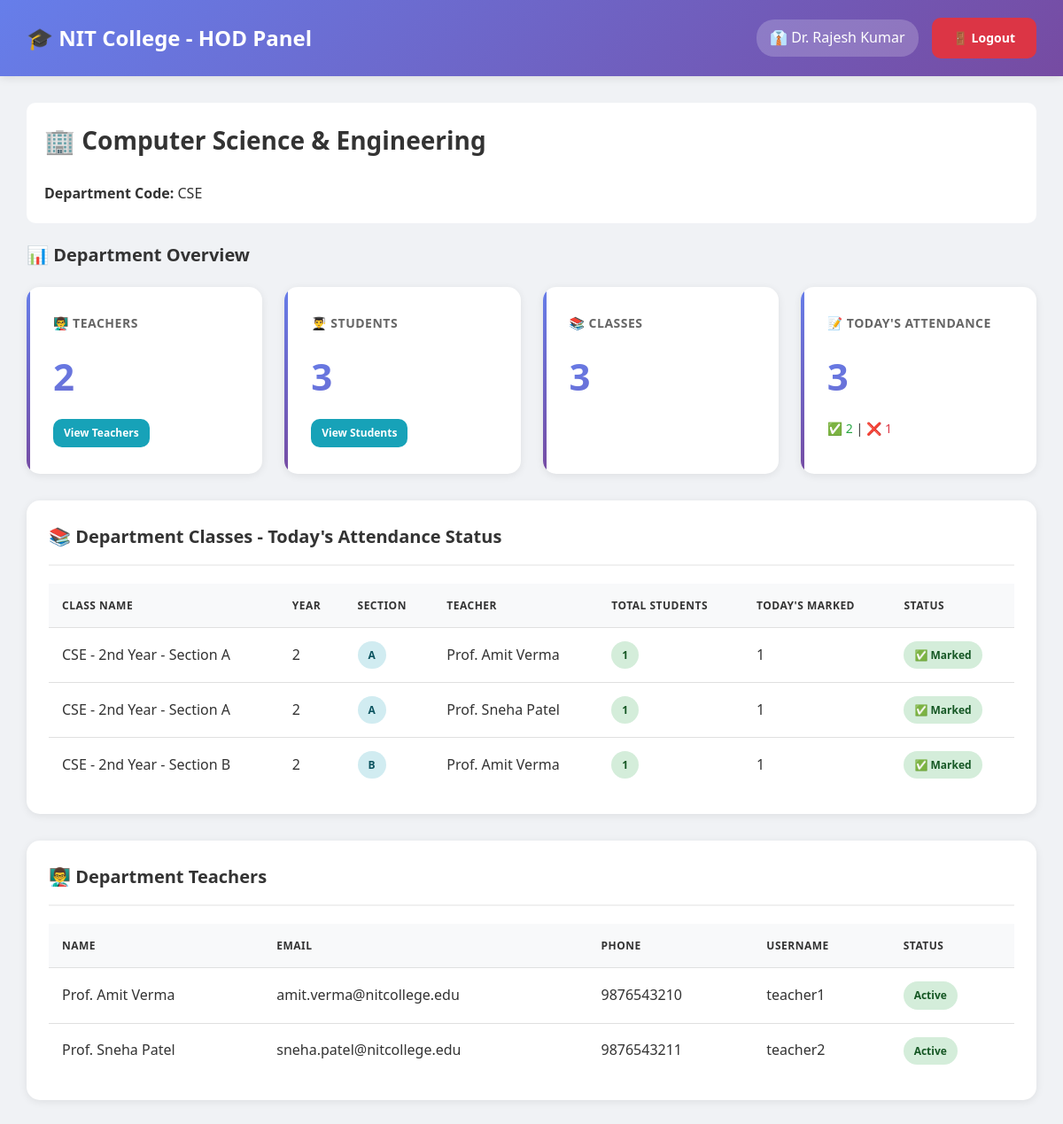
Page /hod/index.php (signed in) on the committed database.
### tables this page shows
CREATE TABLE users (
    id INT AUTO_INCREMENT PRIMARY KEY,
    username VARCHAR(50) UNIQUE NOT NULL,
    password VARCHAR(255) NOT NULL,
    full_name VARCHAR(100) NOT NULL,
    email VARCHAR(100) UNIQUE NOT NULL,
    phone VARCHAR(15),
    role ENUM('admin', 'hod', 'teacher') NOT NULL,
    department_id INT DEFAULT NULL,
    is_active TINYINT(1) DEFAULT 1,
    created_at TIMESTAMP DEFAULT CURRENT_TIMESTAMP,
    FOREIGN KEY (department_id) REFERENCES departments(id) ON DELETE SET NULL
);

CREATE TABLE departments (
    id INT AUTO_INCREMENT PRIMARY KEY,
    dept_name VARCHAR(100) NOT NULL,
    dept_code VARCHAR(20) UNIQUE NOT NULL,
    hod_id INT DEFAULT NULL,
    created_at TIMESTAMP DEFAULT CURRENT_TIMESTAMP
);

CREATE TABLE classes (
    id INT AUTO_INCREMENT PRIMARY KEY,
    class_name VARCHAR(100) NOT NULL,
    department_id INT NOT NULL,
    year INT NOT NULL,
    section VARCHAR(10) NOT NULL,
    teacher_id INT NOT NULL,
    semester INT NOT NULL,
    academic_year VARCHAR(20) NOT NULL,
    created_at TIMESTAMP DEFAULT CURRENT_TIMESTAMP,
    FOREIGN KEY (department_id) REFERENCES departments(id) ON DELETE CASCADE,
    FOREIGN KEY (teacher_id) REFERENCES users(id) ON DELETE CASCADE
     
);

### db.php (called while the page is built, shortened)
<?php
$conn = new mysqli(DB_HOST, DB_USER, DB_PASS, DB_NAME);
$conn->set_charset("utf8mb4");
$conn->query("SET time_zone = '+05:30'");
function isLoggedIn() {
    return isset($_SESSION['user_id']) && isset($_SESSION['role']);
}
function getCurrentUser() {
    global $conn;
    $user_id = $_SESSION['user_id'];
    $role = $_SESSION['role'];
    if ($role === 'student') {
        $query = "SELECT * FROM students WHERE id = ?";
    } elseif ($role === 'parent') {
        $query = "SELECT * FROM parents WHERE id = ?";
    } else {
        $query = "SELECT * FROM users WHERE id = ?";
    }
    $stmt = $conn->prepare($query);
    $stmt->bind_param("i", $user_id);
    $stmt->execute();
    $result = $stmt->get_result();
    return $result->fetch_assoc();
}
?>

### hod/index.php (the view, shortened to what this page needs)
<?php
require_once '../db.php';
$user = getCurrentUser();
$department_id = $_SESSION['department_id'];
$dept_query = "SELECT * FROM departments WHERE id = $department_id";
$dept_result = $conn->query($dept_query);
$department = $dept_result->fetch_assoc();
$stats = [];
$result = $conn->query("SELECT COUNT(*) as count FROM users WHERE role = 'teacher' AND department_id = $department_id AND is_active = 1");
$stats['teachers'] = $result->fetch_assoc()['count'];
$result = $conn->query("SELECT COUNT(*) as count FROM students WHERE department_id = $department_id AND is_active = 1");
$stats['students'] = $result->fetch_assoc()['count'];
$result = $conn->query("SELECT COUNT(*) as count FROM classes WHERE department_id = $department_id");
$stats['classes'] = $result->fetch_assoc()['count'];
$today = date('Y-m-d');
$today_query = "SELECT
                COUNT(*) as total,
                SUM(CASE WHEN sa.status = 'present' THEN 1 ELSE 0 END) as present,
                SUM(CASE WHEN sa.status = 'absent' THEN 1 ELSE 0 END) as absent
                FROM student_attendance sa
                JOIN classes c ON sa.class_id = c.id
                WHERE c.department_id = $department_id AND sa.attendance_date = '$today'";
$today_result = $conn->query($today_query);
$today_stats = $today_result->fetch_assoc();
$teachers_query = "SELECT * FROM users WHERE role = 'teacher' AND department_id = $department_id AND is_active = 1 ORDER BY full_name";
$teachers = $conn->query($teachers_query);
$classes_query = "SELECT c.*, u.full_name as teacher_name,
                  (SELECT COUNT(*) FROM students WHERE class_id = c.id AND is_active = 1) as student_count,
                  (SELECT COUNT(*) FROM student_attendance WHERE class_id = c.id AND attendance_date = '$today') as today_marked
                  FROM classes c
                  LEFT JOIN users u ON c.teacher_id = u.id
                  WHERE c.department_id = $department_id
                  ORDER BY c.class_name";
$classes = $conn->query($classes_query);
?>
<!DOCTYPE html>
<html lang="en">
<head>
    <link rel="stylesheet" href="../assets/style.css">
</head>
<body class="dashboard-container">
    <nav class="navbar">
        <div>
            <h1>🎓 NIT College - HOD Panel</h1>
        </div>
        <div class="user-info">
            <span>👔 <?php echo htmlspecialchars($user['full_name']); ?></span>
            <a href="../logout.php" class="btn btn-danger">🚪 Logout</a>
        </div>
    </nav>
    <div class="main-content">
        <div style="background: white; padding: 20px; border-radius: 10px; margin-bottom: 20px;">
            <h2>🏢 <?php echo htmlspecialchars($department['dept_name']); ?></h2>
            <p><strong>Department Code:</strong> <?php echo htmlspecialchars($department['dept_code']); ?></p>
        </div>
        <h3>📊 Department Overview</h3>
        <div class="stats-grid">
            <div class="stat-card">
                <h3>👨‍🏫 Teachers</h3>
                <div class="stat-value"><?php echo $stats['teachers']; ?></div>
                <a href="view_teachers.php" class="btn btn-info btn-sm">View Teachers</a>
            </div>
            <div class="stat-card">
                <h3>👨‍🎓 Students</h3>
                <div class="stat-value"><?php echo $stats['students']; ?></div>
                <a href="view_students.php" class="btn btn-info btn-sm">View Students</a>
            </div>
            <div class="stat-card">
                <h3>📚 Classes</h3>
                <div class="stat-value"><?php echo $stats['classes']; ?></div>
            </div>
            <div class="stat-card">
                <h3>📝 Today's Attendance</h3>
                <div class="stat-value"><?php echo $today_stats['total'] ?? 0; ?></div>
                <p style="margin-top: 10px; font-size: 14px;">
                    <span style="color: #28a745;">✅ <?php echo $today_stats['present'] ?? 0; ?></span> |
                    <span style="color: #dc3545;">❌ <?php echo $today_stats['absent'] ?? 0; ?></span>
                </p>
            </div>
        </div>
        <div class="table-container" style="margin-top: 30px;">
            <h3>📚 Department Classes - Today's Attendance Status</h3>
            <table>
                <thead>
                    <tr>
                        <th>Class Name</th>
                        <th>Year</th>
                        <th>Section</th>
                        <th>Teacher</th>
                        <th>Total Students</th>
                        <th>Today's Marked</th>
                        <th>Status</th>
                    </tr>
                </thead>
                <tbody>
                    <?php while ($class = $classes->fetch_assoc()): ?>
                    <tr>
                        <td><?php echo htmlspecialchars($class['class_name']); ?></td>
                        <td><?php echo $class['year']; ?></td>
                        <td><span class="badge badge-info"><?php echo htmlspecialchars($class['section']); ?></span></td>
                        <td><?php echo htmlspecialchars($class['teacher_name']); ?></td>
                        <td><span class="badge badge-success"><?php echo $class['student_count']; ?></span></td>
                        <td><?php echo $class['today_marked']; ?></td>
                        <td>
                            <?php if ($class['today_marked'] > 0): ?>
                                <span class="badge badge-success">✅ Marked</span>
                            <?php else: ?>
                                <span class="badge badge-warning">⏳ Pending</span>
                            <?php endif; ?>
                        </td>
                    </tr>
                    <?php endwhile; ?>
                </tbody>
            </table>
        </div>
        <div class="table-container" style="margin-top: 30px;">
            <h3>👨‍🏫 Department Teachers</h3>
            <table>
                <thead>
                    <tr>
                        <th>Name</th>
                        <th>Email</th>
                        <th>Phone</th>
                        <th>Username</th>
                        <th>Status</th>
                    </tr>
                </thead>
                <tbody>
                    <?php while ($teacher = $teachers->fetch_assoc()): ?>
                    <tr>
                        <td><?php echo htmlspecialchars($teacher['full_name']); ?></td>
                        <td><?php echo htmlspecialchars($teacher['email']); ?></td>
                        <td><?php echo htmlspecialchars($teacher['phone']); ?></td>
                        <td><?php echo htmlspecialchars($teacher['username']); ?></td>
                        <td><span class="badge badge-success">Active</span></td>
                    </tr>
                    <?php endwhile; ?>
                </tbody>
            </table>
        </div>
    </div>
</body>
</html>

### assets/style.css (style rules this page uses)
* { margin: 0; padding: 0; box-sizing: border-box; }
body { font-family: 'Segoe UI', Tahoma, Geneva, Verdana, sans-serif; background: #f0f2f5; color: #333; line-height: 1.6; }
.btn { padding: 12px 24px; border: none; border-radius: 10px; font-size: 14px; font-weight: 600; cursor: pointer; transition: all 0.3s ease; text-decoration: none; display: inline-block; text-align: center; }
.btn-danger { background: #dc3545; color: white; }
.btn-info { background: #17a2b8; color: white; }
.btn-sm { padding: 6px 12px; font-size: 12px; }
.dashboard-container { background: #f0f2f5; min-height: 100vh; }
.navbar { background: linear-gradient(135deg, #667eea 0%, #764ba2 100%); color: white; padding: 20px 30px; display: flex; justify-content: space-between; align-items: center; box-shadow: 0 2px 10px rgba(0, 0, 0, 0.1); position: sticky; top: 0; z-index: 100; }
.navbar h1 { font-size: 24px; font-weight: 600; }
.navbar .user-info { display: flex; align-items: center; gap: 15px; }
.navbar .user-info span { background: rgba(255, 255, 255, 0.2); padding: 8px 15px; border-radius: 20px; }
.main-content { padding: 30px; max-width: 1400px; margin: 0 auto; }
.main-content h2 { margin-bottom: 25px; color: #333; font-size: 28px; }
.main-content h3 { margin-bottom: 20px; color: #333; font-size: 20px; }
.stats-grid { display: grid; grid-template-columns: repeat(auto-fit, minmax(250px, 1fr)); gap: 25px; margin-bottom: 30px; }
.stat-card { background: white; padding: 30px; border-radius: 15px; box-shadow: 0 2px 10px rgba(0, 0, 0, 0.08); transition: all 0.3s ease; position: relative; overflow: hidden; }
.stat-card::before { content: ''; position: absolute; top: 0; left: 0; width: 4px; height: 100%; background: linear-gradient(135deg, #667eea 0%, #764ba2 100%); }
.stat-card h3 { font-size: 14px; color: #666; margin-bottom: 15px; text-transform: uppercase; letter-spacing: 0.5px; }
.stat-card .stat-value { font-size: 42px; font-weight: bold; background: linear-gradient(135deg, #667eea 0%, #764ba2 100%); -webkit-background-clip: text; -webkit-text-fill-color: transparent; background-clip: text; margin-bottom: 15px; }
.stat-card p { margin: 5px 0; font-size: 14px; }
.table-container { background: white; border-radius: 15px; padding: 25px; box-shadow: 0 2px 10px rgba(0, 0, 0, 0.08); overflow-x: auto; margin-bottom: 30px; }
.table-container h3 { margin-bottom: 20px; color: #333; font-size: 20px; padding-bottom: 15px; border-bottom: 2px solid #f0f0f0; }
table { width: 100%; border-collapse: collapse; }
table thead { background: #f8f9fa; }
table th, table td { padding: 15px; text-align: left; border-bottom: 1px solid #e0e0e0; }
table th { font-weight: 600; color: #333; text-transform: uppercase; font-size: 12px; letter-spacing: 0.5px; }
table tr:last-child td { border-bottom: none; }
.badge { padding: 6px 12px; border-radius: 20px; font-size: 12px; font-weight: 600; display: inline-block; }
.badge-success { background: #d4edda; color: #155724; }
.badge-info { background: #d1ecf1; color: #0c5460; }

### rows in the picture
users: full_name "Dr. Rajesh Kumar"
departments: dept_name "Computer Science & Engineering", dept_code "CSE"
classes: class_name "CSE - 2nd Year - Section A", year "2", section "A", teacher.full_name "Prof. Amit Verma", student_count "1", today_marked "1"
classes: class_name "CSE - 2nd Year - Section A", year "2", section "A", teacher.full_name "Prof. Sneha Patel", student_count "1", today_marked "1"
classes: class_name "CSE - 2nd Year - Section B", year "2", section "B", teacher.full_name "Prof. Amit Verma", student_count "1", today_marked "1"
users: full_name "Prof. Amit Verma", email "amit.verma@nitcollege.edu", phone "9876543210", username "teacher1"
users: full_name "Prof. Sneha Patel", email "sneha.patel@nitcollege.edu", phone "9876543211", username "teacher2"

### other values in the picture
$stats['teachers'] "2"
$stats['students'] "3"
$stats['classes'] "3"
$today_stats['total'] "3"
$today_stats['present'] "2"
$today_stats['absent'] "1"
